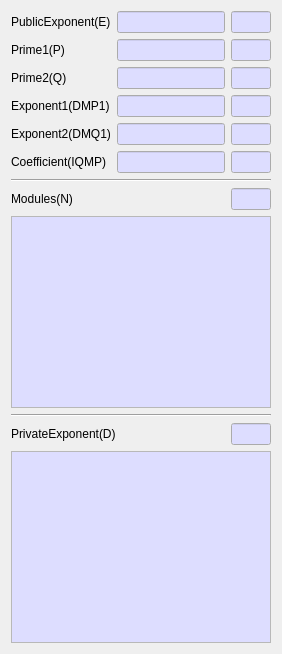
     <widget class="QWidget" name="tabRSA">
      <attribute name="title">
       <string>RSA</string>
      </attribute>
      <layout class="QVBoxLayout" name="verticalLayout_2">
       <item>
        <layout class="QGridLayout" name="gridLayout_2">
         <item row="4" column="0">
          <widget class="QLabel" name="mRSA_DMQ1Label">
           <property name="text">
            <string>Exponent2(DMQ1)</string>
           </property>
          </widget>
         </item>
         <item row="0" column="1">
          <widget class="QLineEdit" name="mRSA_EText">
           <property name="palette">
            <palette>
             <active>
              <colorrole role="Base">
               <brush brushstyle="SolidPattern">
                <color alpha="255">
                 <red>221</red>
                 <green>221</green>
                 <blue>255</blue>
                </color>
               </brush>
              </colorrole>
             </active>
             <inactive>
              <colorrole role="Base">
               <brush brushstyle="SolidPattern">
                <color alpha="255">
                 <red>221</red>
                 <green>221</green>
                 <blue>255</blue>
                </color>
               </brush>
              </colorrole>
             </inactive>
             <disabled>
              <colorrole role="Base">
               <brush brushstyle="SolidPattern">
                <color alpha="255">
                 <red>240</red>
                 <green>240</green>
                 <blue>240</blue>
                </color>
               </brush>
              </colorrole>
             </disabled>
            </palette>
           </property>
           <property name="readOnly">
            <bool>true</bool>
           </property>
          </widget>
         </item>
         <item row="3" column="2">
          <widget class="QLineEdit" name="mRSA_DMP1LenText">
           <property name="minimumSize">
            <size>
             <width>40</width>
             <height>0</height>
            </size>
           </property>
           <property name="maximumSize">
            <size>
             <width>40</width>
             <height>16777215</height>
            </size>
           </property>
           <property name="palette">
            <palette>
             <active>
              <colorrole role="Base">
               <brush brushstyle="SolidPattern">
                <color alpha="255">
                 <red>221</red>
                 <green>221</green>
                 <blue>255</blue>
                </color>
               </brush>
              </colorrole>
             </active>
             <inactive>
              <colorrole role="Base">
               <brush brushstyle="SolidPattern">
                <color alpha="255">
                 <red>221</red>
                 <green>221</green>
                 <blue>255</blue>
                </color>
               </brush>
              </colorrole>
             </inactive>
             <disabled>
              <colorrole role="Base">
               <brush brushstyle="SolidPattern">
                <color alpha="255">
                 <red>240</red>
                 <green>240</green>
                 <blue>240</blue>
                </color>
               </brush>
              </colorrole>
             </disabled>
            </palette>
           </property>
           <property name="readOnly">
            <bool>true</bool>
           </property>
          </widget>
         </item>
         <item row="4" column="2">
          <widget class="QLineEdit" name="mRSA_DMQ1LenText">
           <property name="minimumSize">
            <size>
             <width>40</width>
             <height>0</height>
            </size>
           </property>
           <property name="maximumSize">
            <size>
             <width>40</width>
             <height>16777215</height>
            </size>
           </property>
           <property name="palette">
            <palette>
             <active>
              <colorrole role="Base">
               <brush brushstyle="SolidPattern">
                <color alpha="255">
                 <red>221</red>
                 <green>221</green>
                 <blue>255</blue>
                </color>
               </brush>
              </colorrole>
             </active>
             <inactive>
              <colorrole role="Base">
               <brush brushstyle="SolidPattern">
                <color alpha="255">
                 <red>221</red>
                 <green>221</green>
                 <blue>255</blue>
                </color>
               </brush>
              </colorrole>
             </inactive>
             <disabled>
              <colorrole role="Base">
               <brush brushstyle="SolidPattern">
                <color alpha="255">
                 <red>240</red>
                 <green>240</green>
                 <blue>240</blue>
                </color>
               </brush>
              </colorrole>
             </disabled>
            </palette>
           </property>
           <property name="readOnly">
            <bool>true</bool>
           </property>
          </widget>
         </item>
         <item row="3" column="1">
          <widget class="QLineEdit" name="mRSA_DMP1Text">
           <property name="palette">
            <palette>
             <active>
              <colorrole role="Base">
               <brush brushstyle="SolidPattern">
                <color alpha="255">
                 <red>221</red>
                 <green>221</green>
                 <blue>255</blue>
                </color>
               </brush>
              </colorrole>
             </active>
             <inactive>
              <colorrole role="Base">
               <brush brushstyle="SolidPattern">
                <color alpha="255">
                 <red>221</red>
                 <green>221</green>
                 <blue>255</blue>
                </color>
               </brush>
              </colorrole>
             </inactive>
             <disabled>
              <colorrole role="Base">
               <brush brushstyle="SolidPattern">
                <color alpha="255">
                 <red>240</red>
                 <green>240</green>
                 <blue>240</blue>
                </color>
               </brush>
              </colorrole>
             </disabled>
            </palette>
           </property>
           <property name="readOnly">
            <bool>true</bool>
           </property>
          </widget>
         </item>
         <item row="1" column="1">
          <widget class="QLineEdit" name="mRSA_PText">
           <property name="palette">
            <palette>
             <active>
              <colorrole role="Base">
               <brush brushstyle="SolidPattern">
                <color alpha="255">
                 <red>221</red>
                 <green>221</green>
                 <blue>255</blue>
                </color>
               </brush>
              </colorrole>
             </active>
             <inactive>
              <colorrole role="Base">
               <brush brushstyle="SolidPattern">
                <color alpha="255">
                 <red>221</red>
                 <green>221</green>
                 <blue>255</blue>
                </color>
               </brush>
              </colorrole>
             </inactive>
             <disabled>
              <colorrole role="Base">
               <brush brushstyle="SolidPattern">
                <color alpha="255">
                 <red>240</red>
                 <green>240</green>
                 <blue>240</blue>
                </color>
               </brush>
              </colorrole>
             </disabled>
            </palette>
           </property>
           <property name="readOnly">
            <bool>true</bool>
           </property>
          </widget>
         </item>
         <item row="4" column="1">
          <widget class="QLineEdit" name="mRSA_DMQ1Text">
           <property name="palette">
            <palette>
             <active>
              <colorrole role="Base">
               <brush brushstyle="SolidPattern">
                <color alpha="255">
                 <red>221</red>
                 <green>221</green>
                 <blue>255</blue>
                </color>
               </brush>
              </colorrole>
             </active>
             <inactive>
              <colorrole role="Base">
               <brush brushstyle="SolidPattern">
                <color alpha="255">
                 <red>221</red>
                 <green>221</green>
                 <blue>255</blue>
                </color>
               </brush>
              </colorrole>
             </inactive>
             <disabled>
              <colorrole role="Base">
               <brush brushstyle="SolidPattern">
                <color alpha="255">
                 <red>240</red>
                 <green>240</green>
                 <blue>240</blue>
                </color>
               </brush>
              </colorrole>
             </disabled>
            </palette>
           </property>
           <property name="readOnly">
            <bool>true</bool>
           </property>
          </widget>
         </item>
         <item row="3" column="0">
          <widget class="QLabel" name="mRSA_DMP1Label">
           <property name="text">
            <string>Exponent1(DMP1)</string>
           </property>
          </widget>
         </item>
         <item row="0" column="0">
          <widget class="QLabel" name="mRSA_ELabel">
           <property name="text">
            <string>PublicExponent(E)</string>
           </property>
          </widget>
         </item>
         <item row="0" column="2">
          <widget class="QLineEdit" name="mRSA_ELenText">
           <property name="minimumSize">
            <size>
             <width>40</width>
             <height>0</height>
            </size>
           </property>
           <property name="maximumSize">
            <size>
             <width>40</width>
             <height>16777215</height>
            </size>
           </property>
           <property name="palette">
            <palette>
             <active>
              <colorrole role="Base">
               <brush brushstyle="SolidPattern">
                <color alpha="255">
                 <red>221</red>
                 <green>221</green>
                 <blue>255</blue>
                </color>
               </brush>
              </colorrole>
             </active>
             <inactive>
              <colorrole role="Base">
               <brush brushstyle="SolidPattern">
                <color alpha="255">
                 <red>221</red>
                 <green>221</green>
                 <blue>255</blue>
                </color>
               </brush>
              </colorrole>
             </inactive>
             <disabled>
              <colorrole role="Base">
               <brush brushstyle="SolidPattern">
                <color alpha="255">
                 <red>240</red>
                 <green>240</green>
                 <blue>240</blue>
                </color>
               </brush>
              </colorrole>
             </disabled>
            </palette>
           </property>
           <property name="readOnly">
            <bool>true</bool>
           </property>
          </widget>
         </item>
         <item row="5" column="1">
          <widget class="QLineEdit" name="mRSA_IQMPText">
           <property name="palette">
            <palette>
             <active>
              <colorrole role="Base">
               <brush brushstyle="SolidPattern">
                <color alpha="255">
                 <red>221</red>
                 <green>221</green>
                 <blue>255</blue>
                </color>
               </brush>
              </colorrole>
             </active>
             <inactive>
              <colorrole role="Base">
               <brush brushstyle="SolidPattern">
                <color alpha="255">
                 <red>221</red>
                 <green>221</green>
                 <blue>255</blue>
                </color>
               </brush>
              </colorrole>
             </inactive>
             <disabled>
              <colorrole role="Base">
               <brush brushstyle="SolidPattern">
                <color alpha="255">
                 <red>240</red>
                 <green>240</green>
                 <blue>240</blue>
                </color>
               </brush>
              </colorrole>
             </disabled>
            </palette>
           </property>
           <property name="readOnly">
            <bool>true</bool>
           </property>
          </widget>
         </item>
         <item row="2" column="1">
          <widget class="QLineEdit" name="mRSA_QText">
           <property name="palette">
            <palette>
             <active>
              <colorrole role="Base">
               <brush brushstyle="SolidPattern">
                <color alpha="255">
                 <red>221</red>
                 <green>221</green>
                 <blue>255</blue>
                </color>
               </brush>
              </colorrole>
             </active>
             <inactive>
              <colorrole role="Base">
               <brush brushstyle="SolidPattern">
                <color alpha="255">
                 <red>221</red>
                 <green>221</green>
                 <blue>255</blue>
                </color>
               </brush>
              </colorrole>
             </inactive>
             <disabled>
              <colorrole role="Base">
               <brush brushstyle="SolidPattern">
                <color alpha="255">
                 <red>240</red>
                 <green>240</green>
                 <blue>240</blue>
                </color>
               </brush>
              </colorrole>
             </disabled>
            </palette>
           </property>
           <property name="readOnly">
            <bool>true</bool>
           </property>
          </widget>
         </item>
         <item row="2" column="2">
          <widget class="QLineEdit" name="mRSA_QLenText">
           <property name="minimumSize">
            <size>
             <width>40</width>
             <height>0</height>
            </size>
           </property>
           <property name="maximumSize">
            <size>
             <width>40</width>
             <height>16777215</height>
            </size>
           </property>
           <property name="palette">
            <palette>
             <active>
              <colorrole role="Base">
               <brush brushstyle="SolidPattern">
                <color alpha="255">
                 <red>221</red>
                 <green>221</green>
                 <blue>255</blue>
                </color>
               </brush>
              </colorrole>
             </active>
             <inactive>
              <colorrole role="Base">
               <brush brushstyle="SolidPattern">
                <color alpha="255">
                 <red>221</red>
                 <green>221</green>
                 <blue>255</blue>
                </color>
               </brush>
              </colorrole>
             </inactive>
             <disabled>
              <colorrole role="Base">
               <brush brushstyle="SolidPattern">
                <color alpha="255">
                 <red>240</red>
                 <green>240</green>
                 <blue>240</blue>
                </color>
               </brush>
              </colorrole>
             </disabled>
            </palette>
           </property>
           <property name="readOnly">
            <bool>true</bool>
           </property>
          </widget>
         </item>
         <item row="5" column="2">
          <widget class="QLineEdit" name="mRSA_IQMPLenText">
           <property name="minimumSize">
            <size>
             <width>40</width>
             <height>0</height>
            </size>
           </property>
           <property name="maximumSize">
            <size>
             <width>40</width>
             <height>16777215</height>
            </size>
           </property>
           <property name="palette">
            <palette>
             <active>
              <colorrole role="Base">
               <brush brushstyle="SolidPattern">
                <color alpha="255">
                 <red>221</red>
                 <green>221</green>
                 <blue>255</blue>
                </color>
               </brush>
              </colorrole>
             </active>
             <inactive>
              <colorrole role="Base">
               <brush brushstyle="SolidPattern">
                <color alpha="255">
                 <red>221</red>
                 <green>221</green>
                 <blue>255</blue>
                </color>
               </brush>
              </colorrole>
             </inactive>
             <disabled>
              <colorrole role="Base">
               <brush brushstyle="SolidPattern">
                <color alpha="255">
                 <red>240</red>
                 <green>240</green>
                 <blue>240</blue>
                </color>
               </brush>
              </colorrole>
             </disabled>
            </palette>
           </property>
           <property name="readOnly">
            <bool>true</bool>
           </property>
          </widget>
         </item>
         <item row="1" column="0">
          <widget class="QLabel" name="mRSA_PLabel">
           <property name="text">
            <string>Prime1(P)</string>
           </property>
          </widget>
         </item>
         <item row="2" column="0">
          <widget class="QLabel" name="mRSA_QLabel">
           <property name="text">
            <string>Prime2(Q)</string>
           </property>
          </widget>
         </item>
         <item row="1" column="2">
          <widget class="QLineEdit" name="mRSA_PLenText">
           <property name="minimumSize">
            <size>
             <width>40</width>
             <height>0</height>
            </size>
           </property>
           <property name="maximumSize">
            <size>
             <width>40</width>
             <height>16777215</height>
            </size>
           </property>
           <property name="palette">
            <palette>
             <active>
              <colorrole role="Base">
               <brush brushstyle="SolidPattern">
                <color alpha="255">
                 <red>221</red>
                 <green>221</green>
                 <blue>255</blue>
                </color>
               </brush>
              </colorrole>
             </active>
             <inactive>
              <colorrole role="Base">
               <brush brushstyle="SolidPattern">
                <color alpha="255">
                 <red>221</red>
                 <green>221</green>
                 <blue>255</blue>
                </color>
               </brush>
              </colorrole>
             </inactive>
             <disabled>
              <colorrole role="Base">
               <brush brushstyle="SolidPattern">
                <color alpha="255">
                 <red>240</red>
                 <green>240</green>
                 <blue>240</blue>
                </color>
               </brush>
              </colorrole>
             </disabled>
            </palette>
           </property>
           <property name="readOnly">
            <bool>true</bool>
           </property>
          </widget>
         </item>
         <item row="5" column="0">
          <widget class="QLabel" name="mRSA_IQMPLabel">
           <property name="text">
            <string>Coefficient(IQMP)</string>
           </property>
          </widget>
         </item>
        </layout>
       </item>
       <item>
        <widget class="Line" name="line_8">
         <property name="orientation">
          <enum>Qt::Horizontal</enum>
         </property>
        </widget>
       </item>
       <item>
        <layout class="QGridLayout" name="gridLayout_6">
         <item row="0" column="0">
          <widget class="QLabel" name="mRSA_NLabel">
           <property name="text">
            <string>Modules(N)</string>
           </property>
          </widget>
         </item>
         <item row="0" column="2">
          <widget class="QLineEdit" name="mRSA_NLenText">
           <property name="minimumSize">
            <size>
             <width>40</width>
             <height>0</height>
            </size>
           </property>
           <property name="maximumSize">
            <size>
             <width>40</width>
             <height>16777215</height>
            </size>
           </property>
           <property name="palette">
            <palette>
             <active>
              <colorrole role="Base">
               <brush brushstyle="SolidPattern">
                <color alpha="255">
                 <red>221</red>
                 <green>221</green>
                 <blue>255</blue>
                </color>
               </brush>
              </colorrole>
             </active>
             <inactive>
              <colorrole role="Base">
               <brush brushstyle="SolidPattern">
                <color alpha="255">
                 <red>221</red>
                 <green>221</green>
                 <blue>255</blue>
                </color>
               </brush>
              </colorrole>
             </inactive>
             <disabled>
              <colorrole role="Base">
               <brush brushstyle="SolidPattern">
                <color alpha="255">
                 <red>240</red>
                 <green>240</green>
                 <blue>240</blue>
                </color>
               </brush>
              </colorrole>
             </disabled>
            </palette>
           </property>
           <property name="readOnly">
            <bool>true</bool>
           </property>
          </widget>
         </item>
         <item row="0" column="1">
          <spacer name="horizontalSpacer_2">
           <property name="orientation">
            <enum>Qt::Horizontal</enum>
           </property>
           <property name="sizeHint" stdset="0">
            <size>
             <width>40</width>
             <height>20</height>
            </size>
           </property>
          </spacer>
         </item>
        </layout>
       </item>
       <item>
        <widget class="QPlainTextEdit" name="mRSA_NText">
         <property name="palette">
          <palette>
           <active>
            <colorrole role="Base">
             <brush brushstyle="SolidPattern">
              <color alpha="255">
               <red>221</red>
               <green>221</green>
               <blue>255</blue>
              </color>
             </brush>
            </colorrole>
           </active>
           <inactive>
            <colorrole role="Base">
             <brush brushstyle="SolidPattern">
              <color alpha="255">
               <red>221</red>
               <green>221</green>
               <blue>255</blue>
              </color>
             </brush>
            </colorrole>
           </inactive>
           <disabled>
            <colorrole role="Base">
             <brush brushstyle="SolidPattern">
              <color alpha="255">
               <red>240</red>
               <green>240</green>
               <blue>240</blue>
              </color>
             </brush>
            </colorrole>
           </disabled>
          </palette>
         </property>
         <property name="readOnly">
          <bool>true</bool>
         </property>
        </widget>
       </item>
       <item>
        <widget class="Line" name="line_9">
         <property name="orientation">
          <enum>Qt::Horizontal</enum>
         </property>
        </widget>
       </item>
       <item>
        <layout class="QGridLayout" name="gridLayout_7">
         <item row="0" column="2">
          <widget class="QLineEdit" name="mRSA_DLenText">
           <property name="minimumSize">
            <size>
             <width>40</width>
             <height>0</height>
            </size>
           </property>
           <property name="maximumSize">
            <size>
             <width>40</width>
             <height>16777215</height>
            </size>
           </property>
           <property name="palette">
            <palette>
             <active>
              <colorrole role="Base">
               <brush brushstyle="SolidPattern">
                <color alpha="255">
                 <red>221</red>
                 <green>221</green>
                 <blue>255</blue>
                </color>
               </brush>
              </colorrole>
             </active>
             <inactive>
              <colorrole role="Base">
               <brush brushstyle="SolidPattern">
                <color alpha="255">
                 <red>221</red>
                 <green>221</green>
                 <blue>255</blue>
                </color>
               </brush>
              </colorrole>
             </inactive>
             <disabled>
              <colorrole role="Base">
               <brush brushstyle="SolidPattern">
                <color alpha="255">
                 <red>240</red>
                 <green>240</green>
                 <blue>240</blue>
                </color>
               </brush>
              </colorrole>
             </disabled>
            </palette>
           </property>
           <property name="readOnly">
            <bool>true</bool>
           </property>
          </widget>
         </item>
         <item row="0" column="0">
          <widget class="QLabel" name="mRSA_DLabel">
           <property name="text">
            <string>PrivateExponent(D)</string>
           </property>
          </widget>
         </item>
         <item row="0" column="1">
          <spacer name="horizontalSpacer_3">
           <property name="orientation">
            <enum>Qt::Horizontal</enum>
           </property>
           <property name="sizeHint" stdset="0">
            <size>
             <width>40</width>
             <height>20</height>
            </size>
           </property>
          </spacer>
         </item>
        </layout>
       </item>
       <item>
        <widget class="QPlainTextEdit" name="mRSA_DText">
         <property name="palette">
          <palette>
           <active>
            <colorrole role="Base">
             <brush brushstyle="SolidPattern">
              <color alpha="255">
               <red>221</red>
               <green>221</green>
               <blue>255</blue>
              </color>
             </brush>
            </colorrole>
           </active>
           <inactive>
            <colorrole role="Base">
             <brush brushstyle="SolidPattern">
              <color alpha="255">
               <red>221</red>
               <green>221</green>
               <blue>255</blue>
              </color>
             </brush>
            </colorrole>
           </inactive>
           <disabled>
            <colorrole role="Base">
             <brush brushstyle="SolidPattern">
              <color alpha="255">
               <red>240</red>
               <green>240</green>
               <blue>240</blue>
              </color>
             </brush>
            </colorrole>
           </disabled>
          </palette>
         </property>
         <property name="readOnly">
          <bool>true</bool>
         </property>
        </widget>
       </item>
      </layout>
     </widget>
